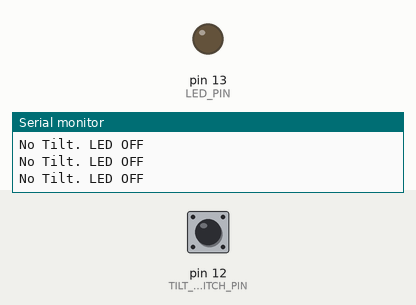
A sketch run on a simulated Arduino Uno, built with avr-gcc and run on an emulated ATmega328P. Shown: output pins drawn as LEDs (lit = HIGH), the last lines printed to the serial monitor. Inputs (shaded band) come from the test bench; at power-on: pin 12 (TILT_SWITCH_PIN) HIGH.

Above: at 1.2 s.
1.3 s: pin 12 (TILT_SWITCH_PIN) pulled LOW for 0.15 s
At 1.4 s:
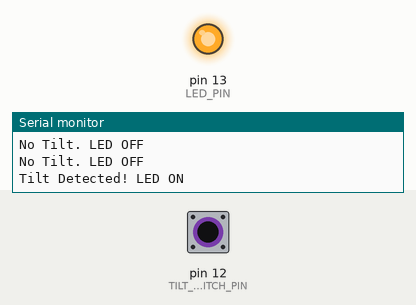
3.0 s: pin 12 (TILT_SWITCH_PIN) pulled LOW for 3.2 s
At 7.4 s:
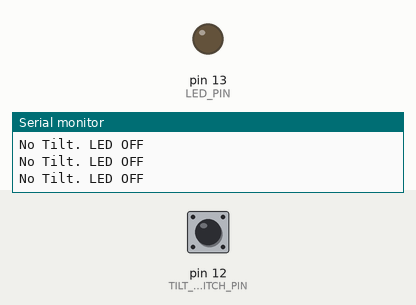
Timing chart, 0 to 8.9 s (numbered marks = the images above; inputs shaded):
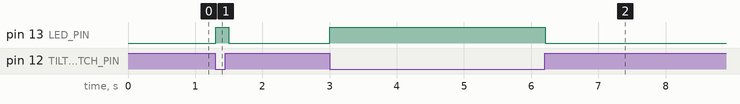

Measured:
- after the input at 1.3 s, pin 13 (LED_PIN): LOW → HIGH at once, → LOW 0.20 s later
- after the input at 3.0 s, pin 13 (LED_PIN): LOW → HIGH at once, → LOW 3.2 s later

The sketch:

TiltSwitch.ino
```cpp
#define TILT_SWITCH_PIN 12  // Define the pin connected to the tilt switch
#define LED_PIN 13         // Built-in LED on Arduino

void setup() {
    pinMode(TILT_SWITCH_PIN, INPUT_PULLUP);  // Use internal pull-up resistor
    pinMode(LED_PIN, OUTPUT);
    Serial.begin(9600);  // Initialize serial monitor
}

void loop() {
  int tiltState = digitalRead(TILT_SWITCH_PIN);  // Read the tilt switch state

  if (tiltState == LOW) {  // Tilt switch is activated (closed circuit)
      digitalWrite(LED_PIN, HIGH);  // Turn on LED
      Serial.println("Tilt Detected! LED ON");
  } else {
      digitalWrite(LED_PIN, LOW);  // Turn off LED
      Serial.println("No Tilt. LED OFF");
  }
  delay(100);  // Small delay for stability
}
```
